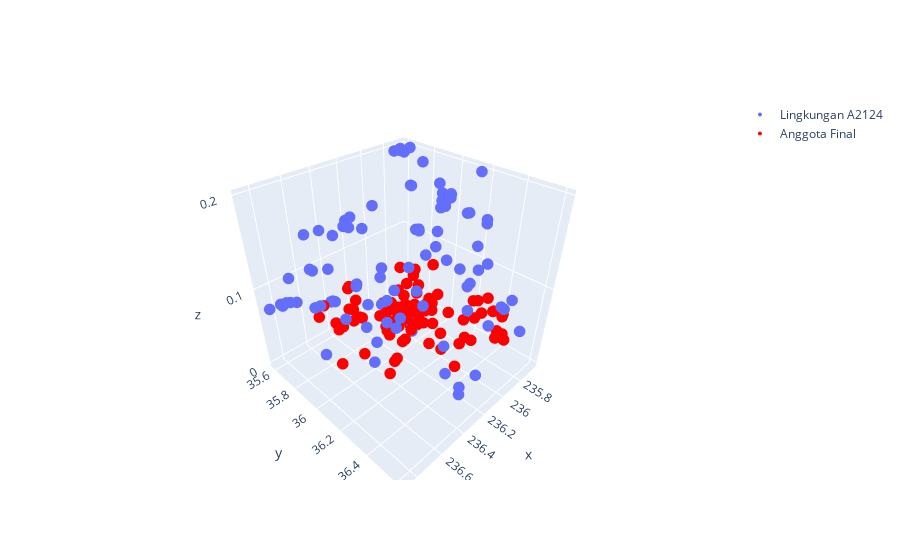

Notebook code for this chart:
### Code cell
fig = go.Figure(data=go.Scatter3d(
    x=zoom['ra'],
    y=zoom['dec'],
    z=zoom['z'],
    mode='markers',
    marker=dict(
        size=4,
    )
    ,
    name='Lingkungan A2124'
))

fig.add_trace(go.Scatter3d(
    x=gab['ra'],
    y=gab['dec'],
    z=gab['z'],
    mode='markers',
    marker=dict(
        size=4,
        color='red',              
    ),
    name='Anggota Final'
))
fig.show()
